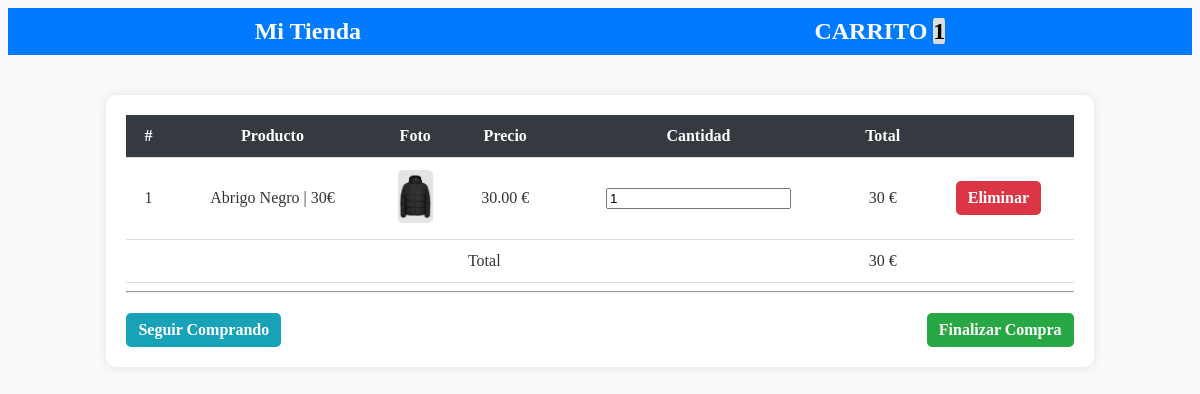
The app's page /carrito.php?id=8 with its own data.
### tables this page shows
CREATE TABLE `productos` (
  `id` int(11) NOT NULL,
  `titulo` varchar(80) NOT NULL,
  `descripcion` varchar(300) NOT NULL,
  `foto` varchar(100) NOT NULL,
  `precio` decimal(10,2) NOT NULL,
  `categoria_id` int(10) NOT NULL,
  `fecha` date NOT NULL,
  `estado` int(11) NOT NULL DEFAULT '1'
);

### funciones.php (called while the page is built, shortened)
<?php
function calcularTotal() {
    $total = 0;
    if (isset($_SESSION['carrito'])) {
        foreach ($_SESSION['carrito'] as $indice => $value) {
            $total += $value['precio'] * $value['cantidad'];
        }
    }
    return $total;
}
function cantidadProducto() {
    $cantidad = 0;
    if (isset($_SESSION['carrito'])) {
        foreach ($_SESSION['carrito'] as $indice => $value) {
            $cantidad++;
        }
    }
    return $cantidad;
}

### src/Producto.php (called while the page is built, shortened)
<?php
class Producto{
    private $cn = null;
    public function __construct(){
        $this->config = parse_ini_file(__DIR__.'/../config.ini') ;
        $this->cn = new \PDO( $this->config['dns'], $this->config['usuario'], $this->config['clave'], array(
            \PDO::MYSQL_ATTR_INIT_COMMAND => 'SET NAMES utf8'
        ));
    }
    public function mostrarPorId($id){
        $sql = "SELECT * FROM `productos` WHERE `id`=:id ";
        $resultado = $this->cn->prepare($sql);
        $_array = array(
            ":id" =>  $id
        );
        if ($resultado->execute($_array))
            return $resultado->fetch();
        return false;
    }
}

### carrito.php (the view, shortened to what this page needs)
<?php
require 'funciones.php';
if(isset($_GET['id']) && is_numeric($_GET['id'])){
    $id = $_GET['id'];
    $producto = new Kawschool\Producto;
    $resultado = $producto->mostrarPorId($id);
}
?>
<!DOCTYPE html>
<html lang="en">
  <head>
    <link rel="stylesheet" href="assets/css/estilos.css">
  </head>
  <body>
    <nav>
        <ul>
            <li>
                <a href="index.php">Mi Tienda</a>
            </li>
            <li>
                <a href="carrito.php">CARRITO <span class="badge"><?php print cantidadProducto(); ?></span></a>
            </li>
        </ul>
    </nav>
    <div class="main">
            <table>
                  <thead>
                    <tr>
                      <th>#</th>
                      <th>Producto</th>
                      <th>Foto</th>
                      <th>Precio</th>
                      <th>Cantidad</th>
                      <th>Total</th>
                      <th></th>
                    </tr>
                  </thead>
                  <tbody>
                      <?php
                        if(isset($_SESSION['carrito']) && !empty($_SESSION['carrito'])){
                            $c=0;
                            foreach($_SESSION['carrito'] as $indice => $value){
                                $c++;
                                $total = $value['precio'] * $value['cantidad'];
                      ?>
                        <tr>
                            <form action="actualizar_carrito.php" method="post">
                                <td><?php print $c ?></td>
                                <td><?php print $value['titulo']  ?></td>
                                <td>
                                    <?php
                                        $foto = 'upload/'.$value['foto'];
                                        if(file_exists($foto)){
                                        ?>
                                        <img src="<?php print $foto; ?>" width="35">
                                    <?php }else{?>
                                        <img src="assets/imagenes/not-found.jpg" width="35">
                                    <?php }?>
                                </td>
                                <td><?php print $value['precio']  ?> €</td>
                                <td>
                                    <input type="text" name="cantidad" class="form-control u-size-100" value="<?php print $value['cantidad'] ?>">
                                </td>
                                <td>
                                    <?php print $total  ?> €
                                </td>
                                <td>
                                    <a href="eliminar_carrito.php?id=<?php print $value['id']  ?>" class="btn btn-danger btn-xs">Eliminar
                                    </a>
                                </td>
                            </form>
                        </tr>
                    <?php
                        }
                        }else{
                    ?>
                        <tr>
                            <td colspan="7">NO HAY PRODUCTOS EN EL CARRITO</td>
                        </tr>
                    <?php
                        }
                    ?>
                </tbody>
                <tfoot>
                        <tr>
                            <td colspan="5" class="text-right">Total</td>
                            <td><?php print calcularTotal(); ?> €</td>
                            <td></td>
                        </tr>
                </tfoot>
            </table>
            <hr>
            <?php
                if(isset($_SESSION['carrito']) && !empty($_SESSION['carrito'])){
            ?>
            <div class="finalizar">
                    <div class="">
                        <a href="index.php" class="btn btn-info">Seguir Comprando</a>
                    </div>
                    <div class="">
                        <a href="finalizar.php" class="btn btn-success">Finalizar Compra</a>
                    </div>
            </div>
            <?php
                }
            ?>
    </div>
  </body>
</html>

### assets/css/estilos.css (style rules this page uses)
body { background-color: #f8f9fa; color: #333; }
.badge { background-color: #dddddd; color:black; border-radius:15%; }
nav { display: flex; background-color: #007bff; border: none; padding: 10px 20px; }
nav ul { display: flex; justify-content: space-around; align-items: center; width: 100%; margin: 0; padding: 0; }
nav ul li { list-style: none; }
nav ul li a { font-size: 1.5rem; text-decoration: none; color: white; font-weight: bold; padding: 10px 15px; transition: color 0.3s ease-in-out; }
.main { width: 80%; margin: 40px auto; background-color: #ffffff; padding: 20px; box-shadow: 0px 0px 10px rgba(0, 0, 0, 0.1); border-radius: 10px; }
table { width: 100%; border-collapse: collapse; }
thead { background-color: #343a40; color: white; }
th, td { padding: 12px; text-align: center; border-bottom: 1px solid #ddd; }
.btn { padding: 8px 12px; border-radius: 5px; text-decoration: none; font-weight: bold; cursor: pointer; display: inline-block; }
.btn-success { background-color: #28a745; color: white; }
.btn-danger { background-color: #dc3545; color: white; }
.btn-info { background-color: #17a2b8; color: white; }
img { border-radius: 5px; }
.finalizar { display: flex; justify-content: space-between; margin-top: 20px; }

### records on screen
productos: titulo "Abrigo Negro | 30€", foto (picture), precio "30.00", cantidad "1", precio "30"

### other values on screen
cantidadProducto() "1"
calcularTotal() "30"
